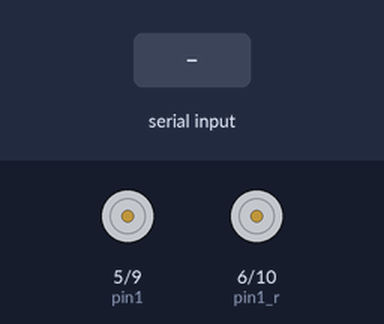
Simulated run of this sketch. Board: Arduino Uno, built with avr-gcc and run on an emulated ATmega328P. Parts: motor-driver pin pairs drawn as motors (green arrow = first pin HIGH = forward, orange = second pin HIGH = backward, longer = more drive). The test bench sets the inputs (shaded band).

Above: at 1.2 s.
1.3 s: "f" received over Serial
At 2.5 s:
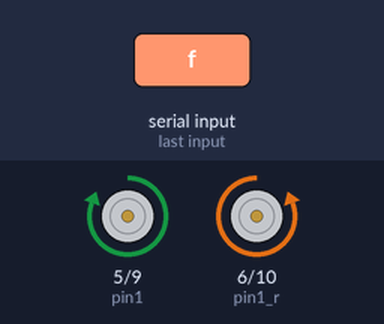
Timing chart, 0 to 4.3 s (numbered marks = the images above; inputs shaded):
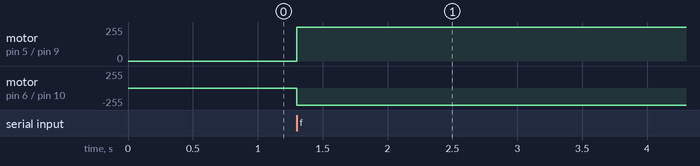

Measured:
- after the input at 1.3 s, motor on pin 5 (pin1) / pin 9 (pin2): stopped → forward 255/255 at once; motor on pin 6 (pin1_r) / pin 10 (pin2_r): stopped → backward 255/255 at once

The sketch:

4motors.ino
```cpp
int pin1 = 5;
int pin1_r=6;
int pin2 = 9;
int pin2_r=10;

void setup() {
  // put your setup code here, to run once:
  Serial.begin(9600) ;
  pinMode(pin1,OUTPUT);
  pinMode(pin1_r,OUTPUT);
  pinMode(pin2,OUTPUT);
  pinMode(pin2_r,OUTPUT);
}

void loop() {
  // put your main code here, to run repeatedly:
  char dir='f';
  dir = Serial.read();
  switch(dir)
  {
    case 'f':
      digitalWrite(pin1,HIGH);
      digitalWrite(pin1_r,LOW);
      digitalWrite(pin2,HIGH);
      digitalWrite(pin1_r,LOW);

    case 'b':
      digitalWrite(pin1,LOW);
      digitalWrite(pin1_r,HIGH);
      digitalWrite(pin2,LOW);
      digitalWrite(pin2_r,HIGH);


   case 'l':
      digitalWrite(pin1_r,LOW);
      digitalWrite(pin1,LOW);
      digitalWrite(pin2_r,HIGH);
      digitalWrite(pin2,LOW);

   case 'r':
      digitalWrite(pin1,HIGH);
      digitalWrite(pin1_r,LOW);
      digitalWrite(pin2,LOW);
      digitalWrite(pin2_r,LOW);

   case 'c':
      digitalWrite(pin1,HIGH);
      digitalWrite(pin1_r,LOW);
      digitalWrite(pin2,LOW);
      digitalWrite(pin2_r,HIGH);
  }
}
```
